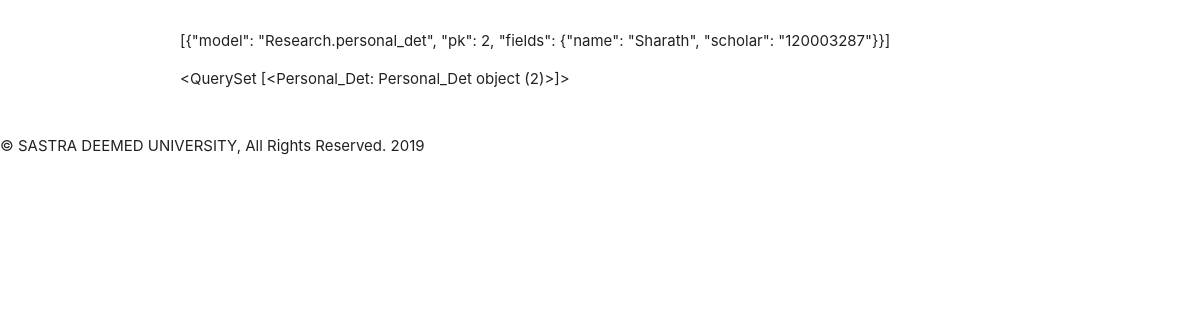
The app's page /readj/, older data.
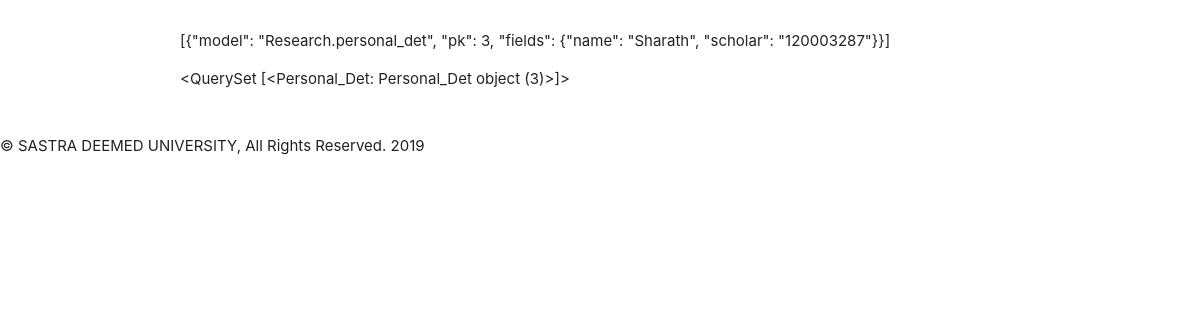
The same page, newer data.
### Research/models.py (models this page shows)
class Personal_Det(models.Model):
   name=models.CharField(max_length=50)
   scholar=models.OneToOneField(Scholar)
   email=models.EmailField()
   pemail=models.EmailField()
   category=models.CharField(max_length=10)
   school=models.CharField(max_length=30)
   phno=models.CharField(max_length=11)
   retitle=models.CharField(max_length=500)
   typet=models.CharField(max_length=30)
   regdate=models.CharField(max_length=10)
   sex=models.CharField(max_length=10)
   dob=models.CharField(max_length=10)
   supervisor=models.ForeignKey(Supervisor)
   institution=models.CharField(max_length=500)
   institution_ad=models.CharField(max_length=500)

### Research/views.py (the view)
# urls.py: url(r'^readj/', readj),
def readj(request):
  dbAAA=Announcement.objects.all()
  dbAA=Personal_Det.objects.all()
  dbA=serializers.serialize('json',dbAA,fields=("name","scholar"))
  return render(request,"index.html",{"dbA":dbA,"dbAA":dbAA})

### Templates/index.html (shortened to what this page needs)
<!DOCTYPE html>
<html>
<head>
	<link rel="stylesheet" href="https://cdnjs.cloudflare.com/ajax/libs/materialize/1.0.0/css/materialize.min.css">
</head>
<body>
  <section class="section">
    <div class="container">
          <p>{{dbA}}</p>
          <p>{{dbAA}}</p>
    </div>
  </section>
  <div class="footer">
    <p>&copy; SASTRA DEEMED UNIVERSITY, All Rights Reserved. 2019</p>
  </div>
</body>
{% load static %}
</html>

Row changes from the older to the newer data that the page shows:
removed Personal_Det: id "<QuerySet [<Personal_Det: Personal_Det object (2)>]>"
added Personal_Det: id "<QuerySet [<Personal_Det: Personal_Det object (3)>]>"
Text that changed along with them:
{{ dbA }}: "[{\"model\": \"Research.personal_det\", \"pk\": 2, \"fields\": {\"name\": \"Sharath\", \"scholar\": \"120003287\"}}]" → "[{\"model\": \"Research.personal_det\", \"pk\": 3, \"fields\": {\"name\": \"Sharath\", \"scholar\": \"120003287\"}}]"
